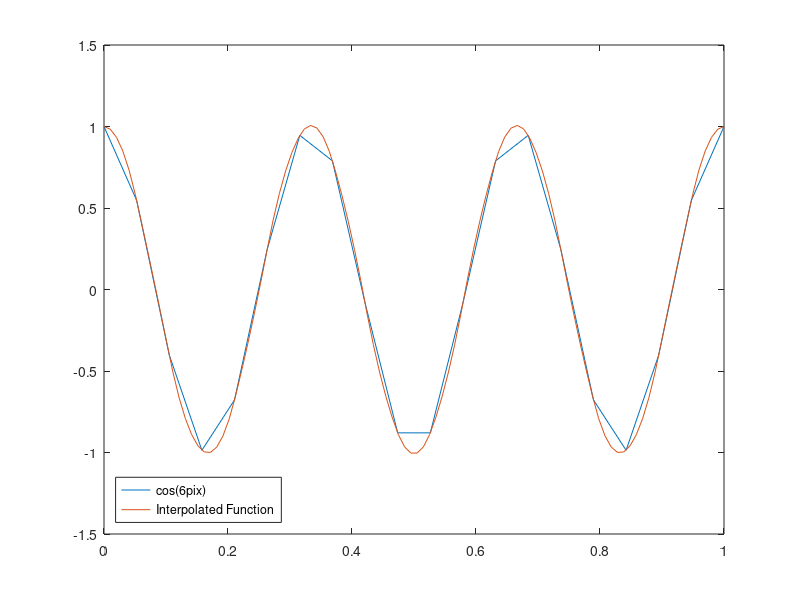

Recreate this plot in MATLAB.
function [ output ] = ch5q33()
n = 20;

x = linspace(0,1,n);
h = x(2)-x(1);
y = cos(6*pi*x);

nx = 100;
interpPoints = linspace(1e-06,1,nx);
w = zeros(1,nx);
a = y;
b = zeros(1,n);
c = zeros(1,n);

a(1) = y(1);
b(1) = -sin(6*pi*x(1))*6*pi;
c(1) = (y(2)-y(1)-(h*b(1)))/(h^2);


for i=2:n-1
    b(i) = -b(i-1) + 2*(y(i)-y(i-1))/h;
    c(i) = (y(i+1) - y(i) - h*b(i))/(h^2);
end
    
for i=1:nx
    j = ceil(interpPoints(i)/h);
    w(i) = a(j) + b(j)*(interpPoints(i)-x(j)) + c(j)*(interpPoints(i)-x(j))^2;
end

plot(x,y);
hold on
plot(interpPoints,w);
legend('cos(6pix)','Interpolated Function','Location','Southwest')
hold off
end

